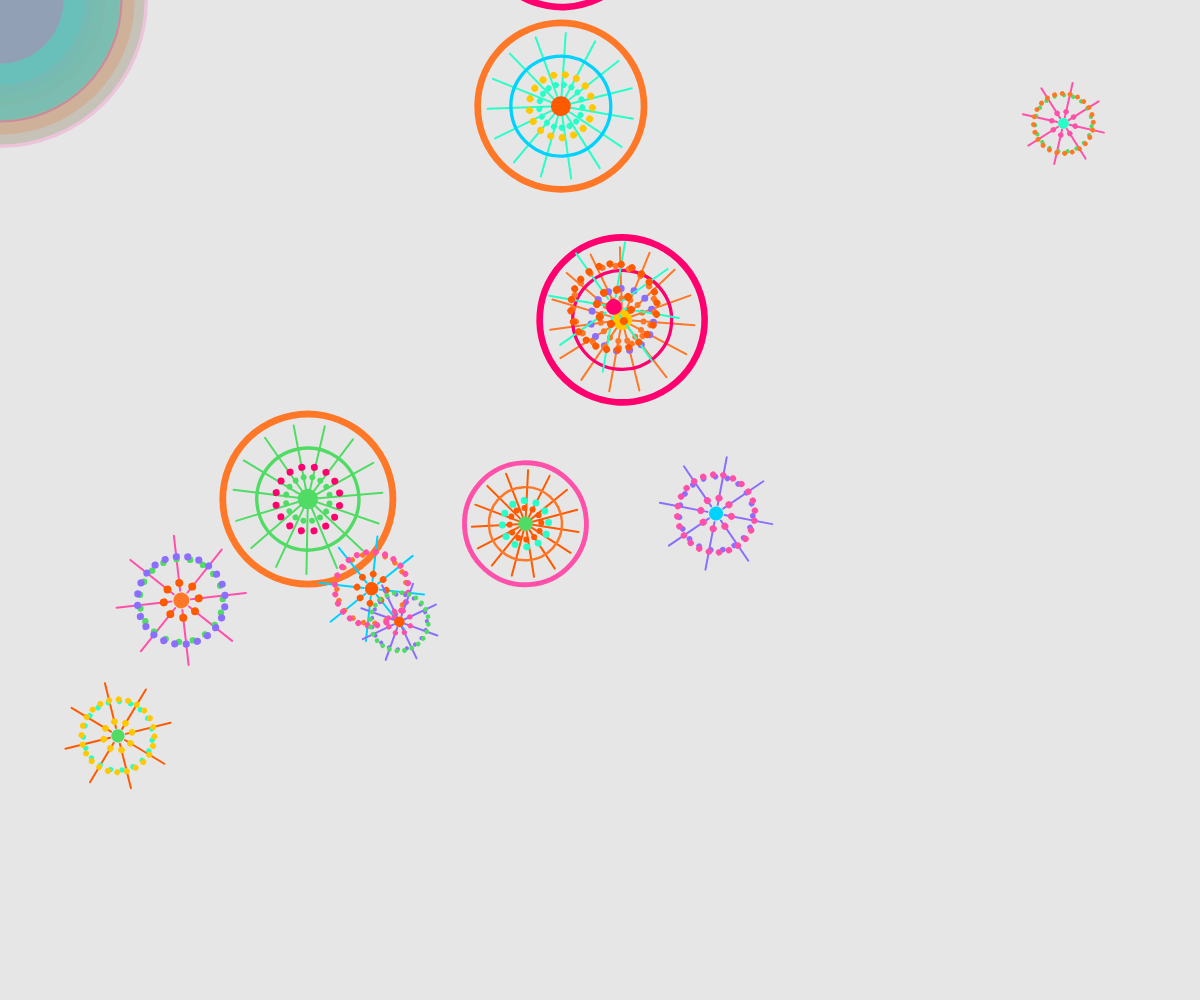
Frame 1 (no input)
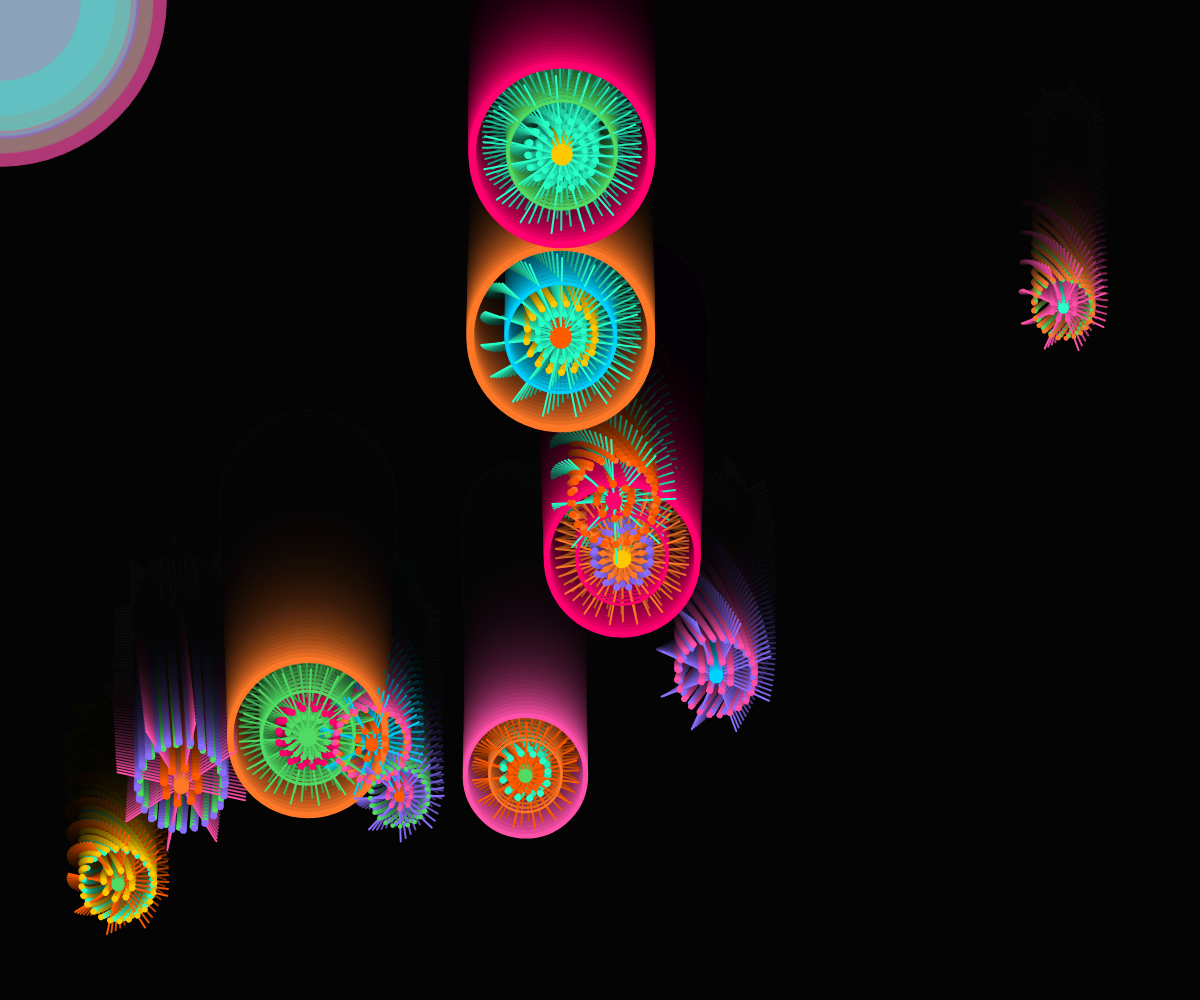
Frame 60 (no input)
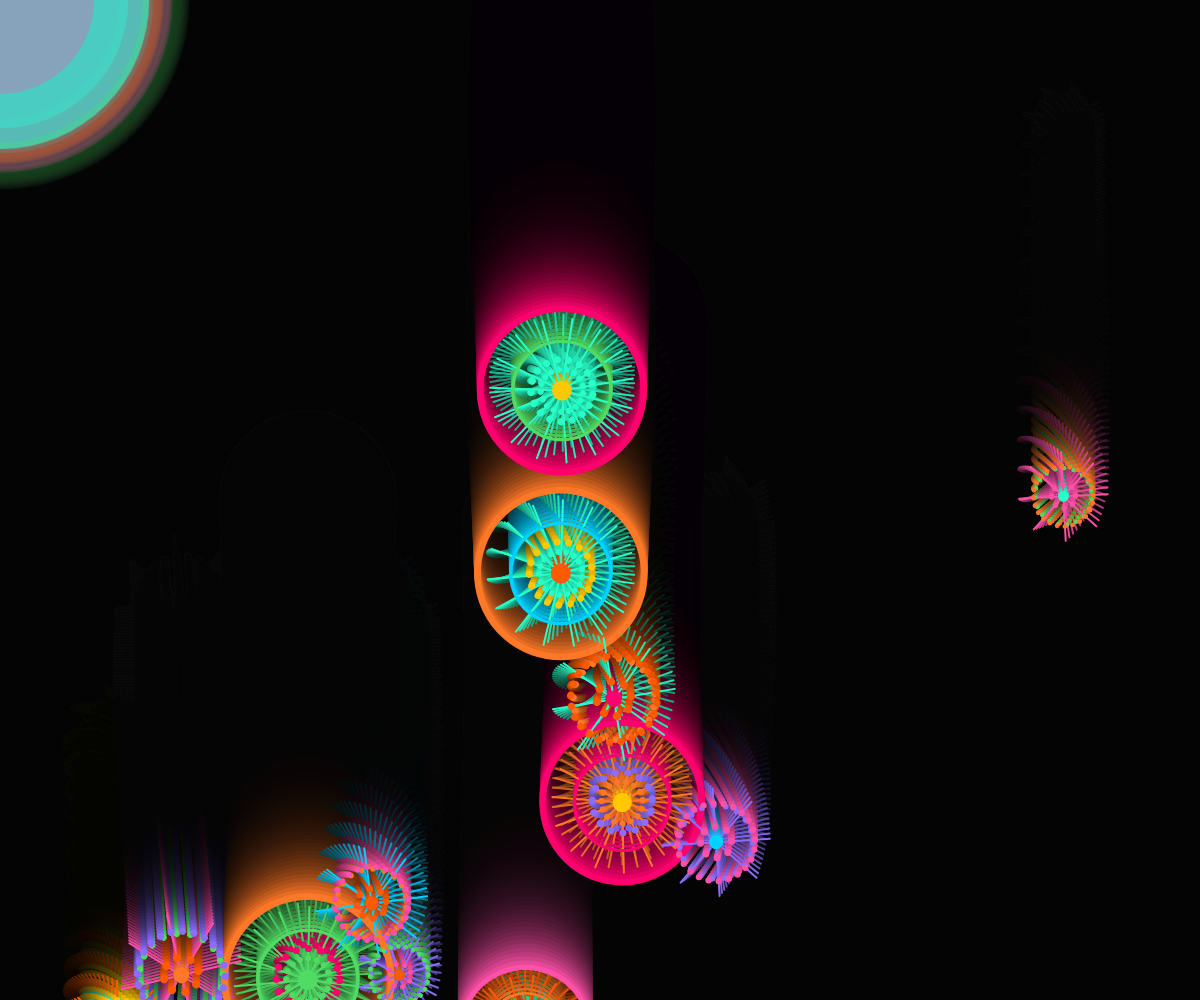
Frame 120 (the mouse pressed at the canvas centre since frame 60)

The p5.js sketch that drew these frames (run headless with seeded random() and noise() and a simulated clock; from frame 60 on, the mouse is pressed at the canvas centre):

// p5.js sketch
// ── sketch.js

let bg;                //Store the background color
let colorSet;          //Store all colors
let rings = [];       //Save the random parameters (position/radius/color matching) of each circle

function setup() {
  //Create a canvas as large as the current browser window
  createCanvas(windowWidth, windowHeight);

  colorSet = [
    color(10,13,24),     // bg
    color(255, 90, 0),   // hot orange
    color(255, 0, 110),  // magenta
    color(80, 220, 100), // mint
    color(255, 200, 0),  // yellow
    color(0, 210, 255),  // cyan
    color(140,110,255),  // violet
    color(255, 80,170),  // pink
    color(255,120, 40),  // orange2
    color(40, 255,200)   // aqua
  ];
  bg = colorSet[0];
  
  generateLayout(); 
}

function draw() {
//Set the background with an alpha value of 25 to have a visible trail,
  background(0, 25);

  for (let ring of rings){
    // Fall progress t (0-1) : Used to control the scaling and fading of halos
    // The circular figure starts from the top of the canvas and approaches 1 after passing through it
    const t = constrain((ring.y + ring.r) / (height + ring.r * 2), 0, 1);
    //constrain() It is used to limit the calculated progress value within the range of 0 to 1 to avoid exceeding the interval.
    // reference：https://p5js.org/reference/#/p5/constrain
     
    ring.angle += ring.angleSpeed;//Let the circle rotate

    //Add size pulse effect
    let pulse = 1 + 0.05 * sin(frameCount * 0.04 + ring.shift);
    let currentR = ring.r * pulse;

    //Let alpha change over time
    ring.alphaPulse = map(
      sin(frameCount * 0.02 + ring.shift),
      -1, 1, 80, 170
    )

    // Draw halos
    drawAura(ring, t, currentR);
    //
    push();
    translate(ring.x, ring.y);
    rotate(ring.angle);

    //The circular figure maintains a fixed size (does not scale with t)
      if (ring.style === 'dots') {
      drawDotMandala(ring, currentR);
    } else {
      drawCircle(ring, currentR);
    }
    pop();

    // Update the falling position
    fallAndReset(ring);     
  }
}

//The halo amplifies and fades out as it falls
function drawAura(ring, t, currentR) {
  if (t <= 0) return;

  // Select a color from the palette
  const c = ring.palette[1];

  // 
  const alpha = ring.alphaPulse * (1 - t);

  // 
  const rr = currentR * (1 + 1.4 * t);

  noStroke();
  fill(red(c), green(c), blue(c), alpha);
  circle(0, 0, rr * 2);
}

//Control the drop and reset of the circular graphic
function fallAndReset(ring){
  ring.y += ring.vy;  // Update the position through speed

  if (ring.y > height + ring.r){ //When the circle extends beyond the canvas
    ring.y =- ring.r;  //Let the small ball keep falling
    ring.x = random(ring.r, width-ring.r); //Random x position
    ring.vy = random(1,3);  //New falling velocity
    
    //random color
    ring.palette = [
      random(colorSet.slice(1)),//Slice is to remove the background color and leave the rest
      random(colorSet.slice(1)),//Reference: https://developer.mozilla.org/en-US/docs/Web/JavaScript/Reference/Global_Objects/Array/slice
      random(colorSet.slice(1)),
      random(colorSet.slice(1)),
      random(colorSet.slice(1)),
    ];
    ring.shift = random(1000);
  }
}


// ===== generate the data of the circle (position/radius/color scheme) =====
function generateLayout(){
  rings = [];
  const S = min(width, height);

  // The quantity of the two types of circles
  const N_SPOKES = 5;
  const N_DOTS   = 7;

  // The size range of the two types of circles
  const Rmin_spokes = S * 0.06;
  const Rmax_spokes = S * 0.09;
  const Rmin_dots   = S * 0.05;
  const Rmax_dots   = S * 0.08;

  const pool = colorSet.slice(1);  // Color library (excluding background)

  // 1.Spokes type: 
  // It has spokes, an outer ring and a dot matrix ring, with a double-layer dot ending at the center.
  for (let i = 0; i < N_SPOKES; i++){
    let r = random(Rmin_spokes, Rmax_spokes);
    let x = random(r + 20, width  - r - 20);
    let y = random(- height, height);
    let vy = random(3.8, 4.5); //falling velocity
    let palette = [
      random(pool),
      random(pool),
      random(pool),
      random(pool),
      random(pool)
    ];
     rings.push({ x, y, r, palette, style: 'spokes', vy,
      shift: random(1000),
      angle: random(TWO_PI),
      angleSpeed: random(0.005, 0.2)
      });
  }

  // Dots type: A circle composed of concentric dot matrix rings and radiating rays.
  for (let i = 0; i < N_DOTS; i++){
    let r = random(Rmin_dots, Rmax_dots);
    let x = random(r + 20, width  - r - 20);
    let y = random(r + 20, height - r - 20);
    let vy = random(2.5, 3.5);
    let palette = [
      random(pool),
      random(pool),
      random(pool),
      random(pool),
      random(pool)
    ];
    rings.push({ x, y, r, palette, style: 'dots', vy,
      shift: random(1000),
      angle: random(TWO_PI),
      angleSpeed: random(0.005, 0.2)
     });
  }
}

// ===== Change in window size=====
function windowResized(){
  resizeCanvas(windowWidth, windowHeight);
  generateLayout();
}


// ===== draw a Spokes type circle (outer ring/spoke/middle ring/lattice/center cap) =====
function drawCircle(ring, currentR){
  // outer ring
  strokeWeight(max(2, currentR * 0.08));
  stroke(ring.palette[0], ring.alphaPulse);//
  noFill();
  circle(0, 0, currentR * 2);

  // spoke
  let nSpokes = 15;  //Number of lines
  strokeWeight(2);
  stroke(ring.palette[1], ring.alphaPulse);

  for (let i = 0; i < nSpokes; i++){
    let ang = i * TWO_PI / nSpokes; 
    let x1 = currentR * 0.12 * cos(ang);
    let y1 = currentR * 0.12 * sin(ang);
    let x2 = currentR * 0.88 * cos(ang);
    let y2 = currentR * 0.88 * sin(ang);
    line(x1, y1, x2, y2);
  }

    // middle ring
  strokeWeight(max(2, currentR * 0.04));
  stroke(ring.palette[2], ring.alphaPulse);
  noFill();
  circle(0, 0, currentR * 1.2);


  // lattice
  // lattice A（outer ring）
  noStroke();
  fill(ring.palette[3], ring.alphaPulse);       // The original color
  let dotsA = max(7, int(ring.r / 5));  
  let rA = currentR * 0.38;

  for (let i = 0; i < dotsA; i++){
    let a = i * TWO_PI / dotsA;
    let x = rA * cos(a);
    let y = rA * sin(a);
    circle(x, y, 7);           // fixed size
  }


  // lattice B（inter ring）
  noStroke();
  fill(ring.palette[1], ring.alphaPulse);       // Use the spoke color to create a sense of layering
  let dotsB = max(3, int(ring.r / 5));
  let rB = currentR * 0.26;      // The radius is significantly larger than the inner circle

  for (let i = 0; i < dotsB; i++){
    let a = i * TWO_PI / dotsB; 
    let x = rB * cos(a);
    let y = rB * sin(a);
    circle(x, y, 6);           
  }


  // 
  fill(ring.palette[4], ring.alphaPulse);
  circle(0, 0, currentR * 0.24);
}

// ===== draw a Dots type circle (outer ring/spoke/middle ring/lattice/center cap) =====
function drawDotMandala(ring, currentR){

    // spoke
  let nSpokes = 8;  //Number of lines
  strokeWeight(2);
  stroke(ring.palette[1], ring.alphaPulse);

  for (let i = 0; i < nSpokes; i++){
    let ang = i * TWO_PI / nSpokes; 
    let x1 = currentR * 0.12 * cos(ang);
    let y1 = currentR * 0.12 * sin(ang);
    let x2 = currentR * 0.80 * cos(ang);
    let y2 = currentR * 0.80 * sin(ang);
    line(x1, y1, x2, y2);
  }
  noStroke();

   
  // ---- inter ring ----
  let n1 = 8;                      // The number of inner circle points
  let r1 = ring.r * 0.22;          // Inner circle radius
  let s1 = ring.r * 0.10;          // The size of the inner circle point
  fill(ring.palette[2], ring.alphaPulse);

  for (let i = 0; i < n1; i++){
    let a = i * TWO_PI / n1;
    let x = r1 * cos(a);
    let y = r1 * sin(a);
    circle(x, y, s1);
  }

  //---- middle ring ----
  let n2 = 19;
  let r2 = ring.r * 0.52;
  let s2 = ring.r * 0.08;
  fill(ring.palette[3], ring.alphaPulse);

  for (let i = 0; i < n2; i++){
    let a = i * TWO_PI / n2;
    let x = r2 * cos(a);
    let y = r2 * sin(a);
    circle(x, y, s2);
  }

  // ---- outer ring ----
  let n3 = 24;
  let r3 = ring.r * 0.55;
  let s3 = ring.r * 0.09;
  fill(ring.palette[4], ring.alphaPulse);

  for (let i = 0; i < n3; i++){
    let a = i * TWO_PI / n3;
    let x = r3 * cos(a);
    let y = r3 * sin(a);
    circle(x, y, s3);
  }

  // small circle in the center
  fill(ring.palette[0],ring.alphaPulse);
  circle(0, 0,  ring.r * 0.20);
}
